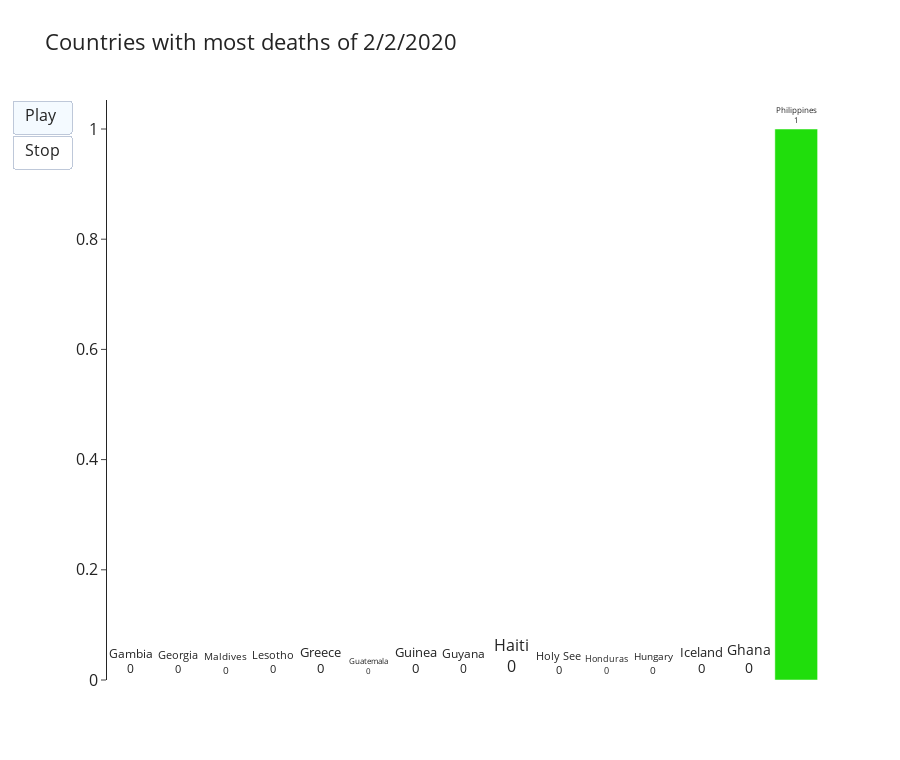

Notebook cell for this chart:
### Code cell
# Racing bars chart of covid-19 deaths
# China is not included in the dataset!!!

def get_rgb_vals():
        r = np.random.randint(1,255)
        g = np.random.randint(1,255)
        b = np.random.randint(1,255)
        return [r,g,b]
colors = []
for i in range(len(df_deaths)):
    c = get_rgb_vals()
    colors.append("rgb(" + str(c[0]) + ","+ str(c[1]) + ","+ str(c[2]) + ")")
        
def get_top_15(df_deaths, day):
        df = pd.DataFrame({"country":df_deaths['Country/Region'], "deaths":df_deaths.iloc[:, 13 + day], "color":colors})
        data = df.sort_values(by = "deaths").iloc[-15:, :]
        range_max = max(df_deaths.iloc[:, 13 + day])
        return data, range_max
    
date = list(df_deaths.columns[13:])
date = [i + '20' for i in date]

def frames_animation(df_deaths, title, date):
    list_of_frames = []
    initial_day = 1
    final_day = len(date)

    for day in range(initial_day, final_day):
            fdata, range_max = get_top_15(df_deaths, day)
            list_of_frames.append(go.Frame(data = [go.Bar(x = fdata['country'], y = fdata['deaths'],
                                                        marker_color = fdata['color'],
                                                        hoverinfo = 'none',
                                                        textposition = 'outside', 
                                                        texttemplate = '%{x}<br>%{y}',
                                                        cliponaxis = False)],
                                           layout = go.Layout(height = 760, width = 900, font = {'size': 16},
                                                            plot_bgcolor = '#FFFFFF',
                                                            xaxis = {'showline': False, 'visible': False, 'autorange' : True},
                                                            yaxis = {'showline': True, 'visible': True, 'range' : (0, range_max), 'autorange' : True},
                                                            bargap = 0.10,
                                                            autosize = True,
                                                            title = title + str(date[day]))))
    return list_of_frames

def bar_race_plot (df_deaths, title, list_of_frames):

    initial_day = 1
    
    df_init = pd.DataFrame({"country":df_deaths['Country/Region'], "deaths":df_deaths.iloc[:, 13 + initial_day], "color":colors})
    data = df_init.sort_values(by = "deaths").iloc[-15:, :]
        
    fig = go.Figure(
        data = [go.Bar(x = data['country'], y = data['deaths'], marker_color = data['color'],
                       hoverinfo = 'none',
                       textposition = 'outside', texttemplate = '%{x}<br>%{y}',
                       cliponaxis = False)],
        layout = go.Layout(height = 760, width = 900, font = {'size': 16}, plot_bgcolor = '#FFFFFF',
                           xaxis = {'showline': False, 'visible': False},
                           yaxis = {'showline': True, 'visible': True, 'autorange' : True},
                           bargap = 0.10,
                           title = title + '2/2/2020',
                         updatemenus = [dict(type = "buttons",
                                           buttons = [dict(label = "Play",
                                                         method = "animate",
                                                           args = [None,{'transition' : {'duration' : 250, 'easing' : "linear"}, "frame": {"duration": 1100, "redraw": True}, "fromcurrent": True}]),
                                                    dict(label = "Stop",
                                                         method = "animate",
                                                         args = [[None],{"frame": {"duration": 0, "redraw": False}, "mode": "immediate","transition": {"duration": 0}}])])]),
        frames = list(list_of_frames))
    
    return fig

title = 'Countries with most deaths of '
list_of_frames = frames_animation(df_deaths, title, date)
fig_deaths = bar_race_plot(df_deaths, title, list_of_frames)
fig_deaths.show()

### Figure 1 — Plotly figure (JSON) as saved in the notebook; plotly's stock layout.template omitted (floating-point values rounded to 4 significant figures)
{"data": [{"cliponaxis": false, "hoverinfo": "none", "marker": {"color": ["rgb(166,104,92)", "rgb(18,140,52)", "rgb(56,159,175)", "rgb(242,65,220)", "rgb(232,172,205)", "rgb(96,192,97)", "rgb(46,196,27)", "rgb(171,100,24)", "rgb(87,163,60)", "rgb(165,186,110)", "rgb(190,6,180)", "rgb(172,132,199)", "rgb(69,77,226)", "rgb(141,237,172)", "rgb(32,222,12)"]}, "textposition": "outside", "texttemplate": "%{x}<br>%{y}", "type": "bar", "x": ["Gambia", "Georgia", "Maldives", "Lesotho", "Greece", "Guatemala", "Guinea", "Guyana", "Haiti", "Holy See", "Honduras", "Hungary", "Iceland", "Ghana", "Philippines"], "y": [0, 0, 0, 0, 0, 0, 0, 0, 0, 0, 0, 0, 0, 0, 1]}], "layout": {"bargap": 0.1, "font": {"size": 16}, "height": 760, "plot_bgcolor": "#FFFFFF", "title": {"text": "Countries with most deaths of 2/2/2020"}, "updatemenus": [{"buttons": [{"args": [null, {"frame": {"duration": 1100, "redraw": true}, "fromcurrent": true, "transition": {"duration": 250, "easing": "linear"}}], "label": "Play", "method": "animate"}, {"args": [[null], {"frame": {"duration": 0, "redraw": false}, "mode": "immediate", "transition": {"duration": 0}}], "label": "Stop", "method": "animate"}], "type": "buttons"}], "width": 900, "xaxis": {"showline": false, "visible": false}, "yaxis": {"autorange": true, "showline": true, "visible": true}}}
